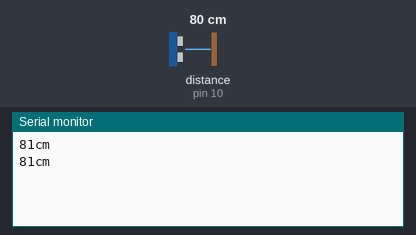
This sketch was run on a simulated Arduino Uno, built with avr-gcc and run on an emulated ATmega328P. Parts: the last lines printed to the serial monitor. The test bench sets the inputs (shaded band); at power-on: distance to the obstacle (sensor on pin 10) 80 cm. The echo pulse lasts 58.3 µs per cm.

Above: at 1.9 s.
2.0 s: distance to the obstacle (sensor on pin 10) set to 2 cm
At 2.8 s:
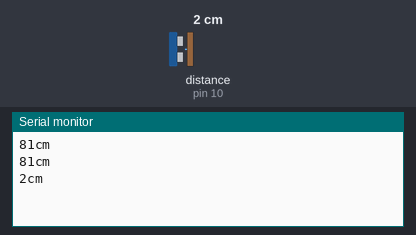
3.5 s: distance to the obstacle (sensor on pin 10) set to 4 cm
At 5.1 s:
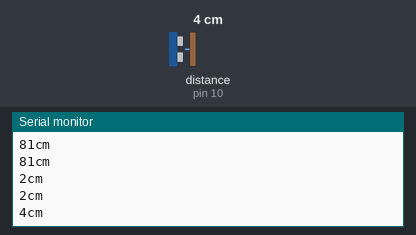
Timing chart, 0 to 6.6 s (numbered marks = the images above; inputs shaded):
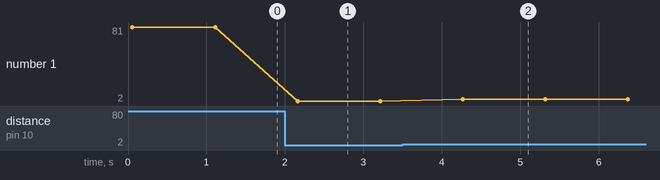

Measured:
- after the input at 2.0 s, the serial monitor: prints a new line after 0.16 s (image 1)
- after the input at 3.5 s, the serial monitor: prints a new line after 0.76 s (image 2)
- plotted number 1: 81 → 2 after the input at 2.0 s, 2 → 4 after the input at 3.5 s

The sketch:

ultrasonicwithlibary.ino
```cpp
#include <NewPing.h>

#define TRIGGER_PIN 9
#define ECHO_PIN 10
#define MAX_DISTANCE 200

// NewPing setup of pins and maximum distance
NewPing sonar(TRIGGER_PIN, ECHO_PIN, MAX_DISTANCE);

void setup() {
   Serial.begin(9600);
}

void loop() {
   delay(50);
   unsigned int distance = sonar.ping_cm();
   Serial.print(distance);
   Serial.println("cm");
   delay(1000);
}
```
